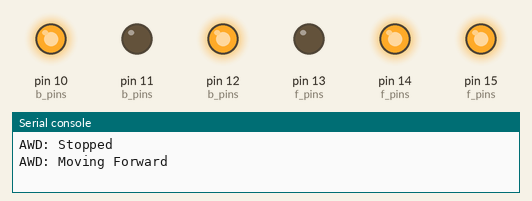
Recording of a program running on a simulated MicroPython board. Parts: output pins drawn as LEDs (lit = HIGH), the last lines printed to the serial console. At 4.0 s the program stops and its outputs stay as they are.

Above: at 0.1 s.
At 2.1 s:
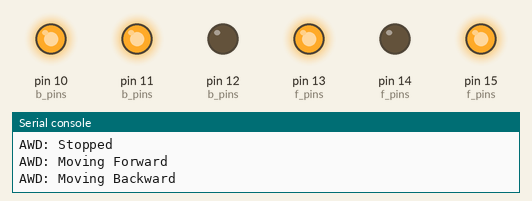
At 4.1 s:
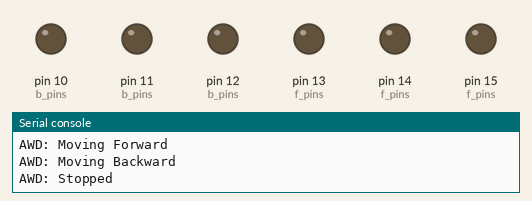
Timing chart, 0 to 5.5 s (numbered marks = the images above):
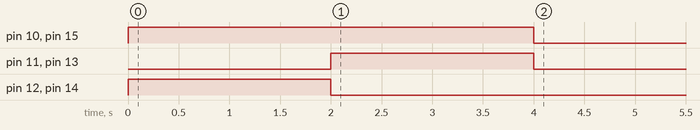

The program:

AWD.py
```python
# ==========================================================
# MOTOR PROJECT: AWD LIBRARY (REFINED)
# Goal: Reusable Class for 4-Wheel Drive control.
# Mapping: Front (15, 14, 13) | Back (12, 11, 10)
# ==========================================================

from machine import Pin
import time

class AWD:
    def __init__(self, f_pins, b_pins):
        """
        f_pins = (ena, in1, in2)
        b_pins = (enb, in3, in4)
        """
        # --- FRONT AXLE ---
        self.f_ena = Pin(f_pins[0], Pin.OUT)
        self.f_in1 = Pin(f_pins[1], Pin.OUT)
        self.f_in2 = Pin(f_pins[2], Pin.OUT)

        # --- BACK AXLE ---
        self.b_enb = Pin(b_pins[0], Pin.OUT)
        self.b_in3 = Pin(b_pins[1], Pin.OUT)
        self.b_in4 = Pin(b_pins[2], Pin.OUT)

        self.stop() # Safe start

    def drive_forward(self):
        # Front Move
        self.f_ena.value(1)
        self.f_in1.value(1); self.f_in2.value(0)

        # Back Move
        self.b_enb.value(1)
        self.b_in3.value(0); self.b_in4.value(1) # Inverted per test
        print("AWD: Moving Forward")

    def drive_backward(self):
        # Front Move
        self.f_ena.value(1)
        self.f_in1.value(0); self.f_in2.value(1)

        # Back Move
        self.b_enb.value(1)
        self.b_in3.value(1); self.b_in4.value(0)
        print("AWD: Moving Backward")

    def stop(self):
        self.f_ena.value(0); self.f_in1.value(0); self.f_in2.value(0)
        self.b_enb.value(0); self.b_in3.value(0); self.b_in4.value(0)
        print("AWD: Stopped")

# --- TEST CODE ---
if __name__ == "__main__":
    # Latest User Map: Front (15, 14, 13) | Back (12, 11, 10)
    truck = AWD(f_pins=(15, 14, 13), b_pins=(10, 11, 12))

    try:
        truck.drive_forward()
        time.sleep(2)

        truck.drive_backward()
        time.sleep(2)

        truck.stop()

    except KeyboardInterrupt:
        truck.stop()
```

Measured:
- by itself, pin 10 (b_pins), pin 15 (f_pins): LOW → HIGH at 0.00 s, → LOW 4.0 s later
- by itself, pin 11 (b_pins), pin 13 (f_pins): LOW → HIGH at 2.0 s, → LOW 2.0 s later
- by itself, pin 12 (b_pins), pin 14 (f_pins): LOW → HIGH at 0.00 s, → LOW 2.0 s later
